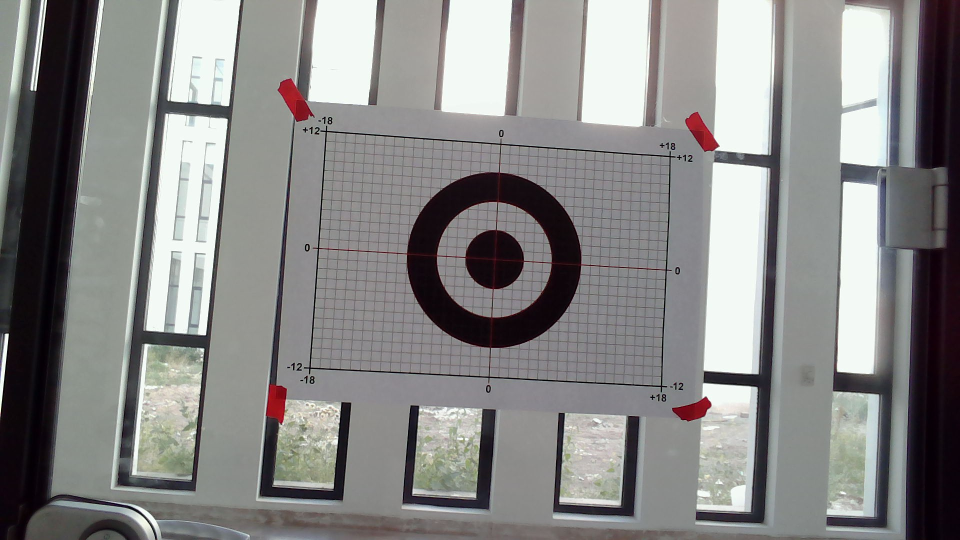
#> input picture src/dart_recognize/calibre.jpg, 1920 x 1080 px, given in place of the camera (shown at 1/2 size)
$ jupyter execute --allow-errors 02_predictions.ipynb   (text cells are left out)
#> lines starting #> are read from the running program, lines starting #| are printed output that depends on the picture
### src/dart_recognize/yolo_predictions.py
#!/usr/bin/env python
# coding: utf-8

import cv2
import numpy as np
import os
import yaml
from yaml.loader import SafeLoader

class YOLO_Pred():
    # [101 lines left out: functions __init__, predictions, generate_colors, not called in this run]

### src/dart_recognize/02_predictions.ipynb
[cell 1]
import importlib
import yolo_predictions
importlib.reload(yolo_predictions)
from yolo_predictions import YOLO_Pred

[cell 2]
import cv2
import os
from yolo_predictions import YOLO_Pred

[cell 3]
print(cv2.__version__)

#> (a cell that did not finish here is left out)


[cell 5]
''' # sadece labellıyor
import cv2

cap = cv2.VideoCapture('video.mp4')

# Crop faktörü - ne kadar zoom yapmak istediğinizi belirler
# 0.5 = %50 zoom (merkezi yarısını al)
# 0.3 = %70 zoom (merkezi %30'unu al)
crop_factor = 0.5

while True:
    ret, frame = cap.read()
    if ret == False:
        print('unable to read video')
        break

    # Frame boyutlarını al
    height, width = frame.shape[:2]

    # Merkezi crop koordinatlarını hesapla
    crop_width = int(width * crop_factor)
    crop_height = int(height * crop_factor)

    # Merkezi başlangıç noktalarını hesapla
    start_x = (width - crop_width) // 2
    start_y = (height - crop_height) // 2

    # Crop işlemi
    cropped_frame = frame[start_y:start_y + crop_height, start_x:start_x + crop_width]

    # İsteğe bağlı: Crop edilmiş frame'i orijinal boyuta resize et
    # Bu sayede görüntü büyütülmüş gibi görünür
    resized_frame = cv2.resize(cropped_frame, (width, height))

    # YOLO prediction - resize edilmiş frame'i kullan
    pred_image = yolo.predictions(resized_frame)

    # Sonucu göster
    cv2.imshow('YOLO', pred_image)

    # ESC tuşu ile çıkış
    if cv2.waitKey(1) & 0xFF == 27:  # ESC tuşu
        break

cap.release()
cv2.destroyAllWindows()
'''

[cell 6]
# video ile görüntü işleme
'''
import cv2
import numpy as np

def validate_dart_circle(image, x, y, r, min_contrast=30, min_inner_darkness=20):
    """
    Tespit edilen çemberin gerçek bir dart olup olmadığını kontrol eder
    """
    # Görüntü sınırlarını kontrol et
    h, w = image.shape[:2]
    if x-r < 0 or x+r >= w or y-r < 0 or y+r >= h:
        return False

    # Çember bölgesini al
    circle_region = image[y-r:y+r, x-r:x+r]

    if circle_region.size == 0:
        return False

    # Gri tona çevir
    if len(circle_region.shape) == 3:
        gray_region = cv2.cvtColor(circle_region, cv2.COLOR_BGR2GRAY)
    else:
        gray_region = circle_region

    # Merkez bölgesini kontrol et (dart merkezinin koyu olması gerekir)
    center_size = max(3, r // 4)
    center_region = gray_region[r-center_size:r+center_size, r-center_size:r+center_size]

    if center_region.size == 0:
        return False

    center_mean = np.mean(center_region)

    # Kenar bölgesini kontrol et
    mask = np.zeros(gray_region.shape, dtype=np.uint8)
    cv2.circle(mask, (r, r), r, 255, -1)
    cv2.circle(mask, (r, r), r//2, 0, -1)

    edge_pixels = gray_region[mask == 255]
    if len(edge_pixels) == 0:
        return False

    edge_mean = np.mean(edge_pixels)

    # Kontrast kontrolü
    contrast = abs(edge_mean - center_mean)

    # Dart kriterleri:
    # 1. Merkez koyu olmalı
    # 2. Kenar-merkez arasında yeterli kontrast olmalı
    # 3. Çember yeterince düzenli olmalı

    return contrast > min_contrast and center_mean < (edge_mean - min_inner_darkness)

def filter_dart_circles(image, circles, yolo_region=None):
    """
    YOLO bölgesi ve dart kriterleri ile çemberleri filtrele
    """
    if len(circles) == 0:
        return []

    validated_circles = []

    for circle in circles:
        x, y, r = circle

        # YOLO bölgesi kontrolü (varsa)
        if yolo_region is not None:
            yolo_x, yolo_y, yolo_w, yolo_h = yolo_region
            if not (yolo_x <= x <= yolo_x + yolo_w and yolo_y <= y <= yolo_y + yolo_h):
                continue

        # Dart kriterleri kontrolü
        if validate_dart_circle(image, x, y, r):
            validated_circles.append(circle)

    return validated_circles

def extract_yolo_dart_region(yolo_results, image_shape):
    """
    YOLO sonuçlarından dart bölgesini çıkar
    Bu fonksiyon YOLO implementation'ınıza göre güncellenmeli
    """
    # Bu kısım YOLO sonuçlarınızın formatına göre ayarlanmalı
    # Örnek: dart class'ı için bounding box koordinatları

    # Şimdilik placeholder - gerçek YOLO sonuçlarınıza göre güncelleyin
    return None

def detect_dart_circles_advanced(image, yolo_results=None, debug=False):
    """
    Gelişmiş dart tespiti - yanlış pozitif filtreleme ile
    """
    # YOLO'dan dart bölgesini çıkar
    yolo_region = extract_yolo_dart_region(yolo_results, image.shape)

    # Preprocessing
    gray = cv2.cvtColor(image, cv2.COLOR_BGR2GRAY)

    # Güçlü gürültü azaltma
    denoised = cv2.medianBlur(gray, 5)
    bilateral = cv2.bilateralFilter(denoised, 9, 75, 75)

    # Kontrast artırma
    clahe = cv2.createCLAHE(clipLimit=2.0, tileGridSize=(8,8))
    enhanced = clahe.apply(bilateral)

    # Gaussian blur
    blurred = cv2.GaussianBlur(enhanced, (5, 5), 0)

    if debug:
        cv2.imshow('Processed for Advanced Detection', blurred)

    # Dart boyutuna özel parametreler
    parameter_sets = [
        # Gerçek dart hedefi boyutları
        {"param1": 50, "param2": 25, "minRadius": 8, "maxRadius": 25, "minDist": 25},
        {"param1": 100, "param2": 40, "minRadius": 12, "maxRadius": 35, "minDist": 30},
        {"param1": 80, "param2": 30, "minRadius": 10, "maxRadius": 30, "minDist": 25},
    ]

    all_circles = []

    for params in parameter_sets:
        circles = cv2.HoughCircles(
            blurred,
            cv2.HOUGH_GRADIENT,
            dp=1,
            minDist=params["minDist"],
            param1=params["param1"],
            param2=params["param2"],
            minRadius=params["minRadius"],
            maxRadius=params["maxRadius"]
        )

        if circles is not None:
            circles = np.round(circles[0, :]).astype("int")
            all_circles.extend(circles)

    # Çakışan çemberleri temizle
    unique_circles = []
    for circle in all_circles:
        x, y, r = circle
        is_duplicate = False
        for existing in unique_circles:
            ex, ey, er = existing
            distance = np.sqrt((x - ex)**2 + (y - ey)**2)
            if distance < max(r, er) * 0.7:  # %70 overlap threshold
                is_duplicate = True
                break
        if not is_duplicate:
            unique_circles.append(circle)

    # Dart kriterleri ile filtrele
    validated_circles = filter_dart_circles(image, unique_circles, yolo_region)

    return validated_circles, blurred

# Ana kod
cap = cv2.VideoCapture('video.mp4')
crop_factor = 0.5

while True:
    ret, frame = cap.read()
    if ret == False:
        print('unable to read video')
        break

    # Frame boyutlarını al
    height, width = frame.shape[:2]

    # Merkezi crop koordinatlarını hesapla
    crop_width = int(width * crop_factor)
    crop_height = int(height * crop_factor)

    # Merkezi başlangıç noktalarını hesapla
    start_x = (width - crop_width) // 2
    start_y = (height - crop_height) // 2

    # Crop işlemi
    cropped_frame = frame[start_y:start_y + crop_height, start_x:start_x + crop_width]

    # İsteğe bağlı: Crop edilmiş frame'i orijinal boyuta resize et
    resized_frame = cv2.resize(cropped_frame, (width, height))

    # YOLO prediction - resize edilmiş frame'i kullan
    pred_image = yolo.predictions(resized_frame)

    # Gelişmiş dart tespiti
    circles, processed = detect_dart_circles_advanced(resized_frame, debug=True)

    # Sonuçları çiz
    result_image = pred_image.copy()

    if len(circles) > 0:
        print(f"Found {len(circles)} validated dart circles")
        for i, (x, y, r) in enumerate(circles):
            # Dart çemberini çiz - kalın yeşil
            cv2.circle(result_image, (x, y), r, (0, 255, 0), 3)

            # Merkez hedefi - kırmızı
            cv2.circle(result_image, (x, y), 3, (0, 0, 255), -1)

            # Çapraz işaret
            cv2.line(result_image, (x-15, y), (x+15, y), (0, 0, 255), 2)
            cv2.line(result_image, (x, y-15), (x, y+15), (0, 0, 255), 2)

            # Dart bilgisi
            cv2.putText(result_image, f"DART {i+1}", (x+r+5, y-5),
                       cv2.FONT_HERSHEY_SIMPLEX, 0.6, (0, 255, 0), 2)
            cv2.putText(result_image, f"({x},{y})", (x+r+5, y+15),
                       cv2.FONT_HERSHEY_SIMPLEX, 0.5, (0, 255, 0), 1)

            # Dart skorlama bölgesi (isteğe bağlı)
            # İç çember (bullseye)
            cv2.circle(result_image, (x, y), r//4, (255, 0, 0), 1)
            # Orta çember
            cv2.circle(result_image, (x, y), r//2, (255, 255, 0), 1)
    else:
        cv2.putText(result_image, "No valid darts detected", (10, 30),
                   cv2.FONT_HERSHEY_SIMPLEX, 0.7, (0, 0, 255), 2)

    # Tespit sayısını göster
    cv2.putText(result_image, f"Darts: {len(circles)}", (10, height-20),
               cv2.FONT_HERSHEY_SIMPLEX, 0.6, (255, 255, 255), 2)

    # Ana sonucu göster
    cv2.imshow('YOLO + Validated Dart Detection', result_image)

    # ESC tuşu ile çıkış
    if cv2.waitKey(1) & 0xFF == 27:  # ESC tuşu
        break

cap.release()
cv2.destroyAllWindows()
'''

[cell 7]
import cv2
import numpy as np
import matplotlib.pyplot as plt

def show_image(img, title='Image'):
    if len(img.shape) == 3:
        img_rgb = cv2.cvtColor(img, cv2.COLOR_BGR2RGB)
    else:
        img_rgb = img
    plt.figure(figsize=(10, 6))
    plt.imshow(img_rgb, cmap='gray')
    plt.title(title)
    plt.axis('off')
    plt.show()

def validate_dart_circle(image, x, y, r, min_contrast=30, min_inner_darkness=20):
    h, w = image.shape[:2]
    if x-r < 0 or x+r >= w or y-r < 0 or y+r >= h:
        return False

    circle_region = image[y-r:y+r, x-r:x+r]
    if circle_region.size == 0:
        return False

    if len(circle_region.shape) == 3:
        gray_region = cv2.cvtColor(circle_region, cv2.COLOR_BGR2GRAY)
    else:
        gray_region = circle_region

    center_size = max(3, r // 4)
    center_region = gray_region[r-center_size:r+center_size, r-center_size:r+center_size]
    if center_region.size == 0:
        return False

    center_mean = np.mean(center_region)

    mask = np.zeros(gray_region.shape, dtype=np.uint8)
    cv2.circle(mask, (r, r), r, 255, -1)
    cv2.circle(mask, (r, r), r//2, 0, -1)

    edge_pixels = gray_region[mask == 255]
    if len(edge_pixels) == 0:
        return False

    edge_mean = np.mean(edge_pixels)
    contrast = abs(edge_mean - center_mean)

    return contrast > min_contrast and center_mean < (edge_mean - min_inner_darkness)

def filter_dart_circles(image, circles, yolo_region=None):
    if len(circles) == 0:
        return []

    validated_circles = []
    for circle in circles:
        x, y, r = circle
        if yolo_region is not None:
            yolo_x, yolo_y, yolo_w, yolo_h = yolo_region
            if not (yolo_x <= x <= yolo_x + yolo_w and yolo_y <= y <= yolo_y + yolo_h):
                continue
        if validate_dart_circle(image, x, y, r):
            validated_circles.append(circle)
    return validated_circles

def extract_yolo_dart_region(yolo_results, image_shape):
    return None  # Şimdilik devre dışı

def detect_dart_circles_advanced(image, yolo_results=None, debug=False):
    yolo_region = extract_yolo_dart_region(yolo_results, image.shape)

    gray = cv2.cvtColor(image, cv2.COLOR_BGR2GRAY)
    denoised = cv2.medianBlur(gray, 5)
    bilateral = cv2.bilateralFilter(denoised, 9, 75, 75)

    clahe = cv2.createCLAHE(clipLimit=2.0, tileGridSize=(8, 8))
    enhanced = clahe.apply(bilateral)
    blurred = cv2.GaussianBlur(enhanced, (5, 5), 0)

    parameter_sets = [
        {"param1": 50, "param2": 25, "minRadius": 8, "maxRadius": 25, "minDist": 25},
        {"param1": 100, "param2": 40, "minRadius": 12, "maxRadius": 35, "minDist": 30},
        {"param1": 80, "param2": 30, "minRadius": 10, "maxRadius": 30, "minDist": 25},
    ]

    all_circles = []
    for params in parameter_sets:
        circles = cv2.HoughCircles(
            blurred, cv2.HOUGH_GRADIENT, dp=1, minDist=params["minDist"],
            param1=params["param1"], param2=params["param2"],
            minRadius=params["minRadius"], maxRadius=params["maxRadius"]
        )
        if circles is not None:
            circles = np.round(circles[0, :]).astype("int")
            all_circles.extend(circles)

    unique_circles = []
    for circle in all_circles:
        x, y, r = circle
        is_duplicate = False
        for existing in unique_circles:
            ex, ey, er = existing
            distance = np.sqrt((x - ex)**2 + (y - ey)**2)
            if distance < max(r, er) * 0.7:
                is_duplicate = True
                break
        if not is_duplicate:
            unique_circles.append(circle)

    validated_circles = filter_dart_circles(image, unique_circles, yolo_region)
    return validated_circles, blurred

# --- ANA AKIŞ (Webcam + Jupyter uyumlu) ---
cap = cv2.VideoCapture(0)
if not cap.isOpened():
    print("Kamera açılamadı. Bağlantıyı ve izinleri kontrol et.")
else:
    frame_count = 0
    max_frames = 10  # kaç kare göstermek istersen

    while frame_count < max_frames:
        ret, frame = cap.read()
#> frame is the input picture: shape (1080, 1920, 3); mean B, G, R 134.7, 135.6, 135.9
        if not ret:
            print("Kameradan görüntü alınamadı.")
            break

        height, width = frame.shape[:2]
#> height = 1080; width = 1920

        # istersen burda crop veya resize yapabilirsin, şu an orjinal çözünürlükte
        resized_frame = frame

        # yolo_predictions = yolo.predictions(resized_frame)  # Eğer YOLO varsa aç
        yolo_predictions = None

        circles, _ = detect_dart_circles_advanced(resized_frame, yolo_predictions)
#> in detect_dart_circles_advanced, `enhanced = clahe.apply(bilateral)`:
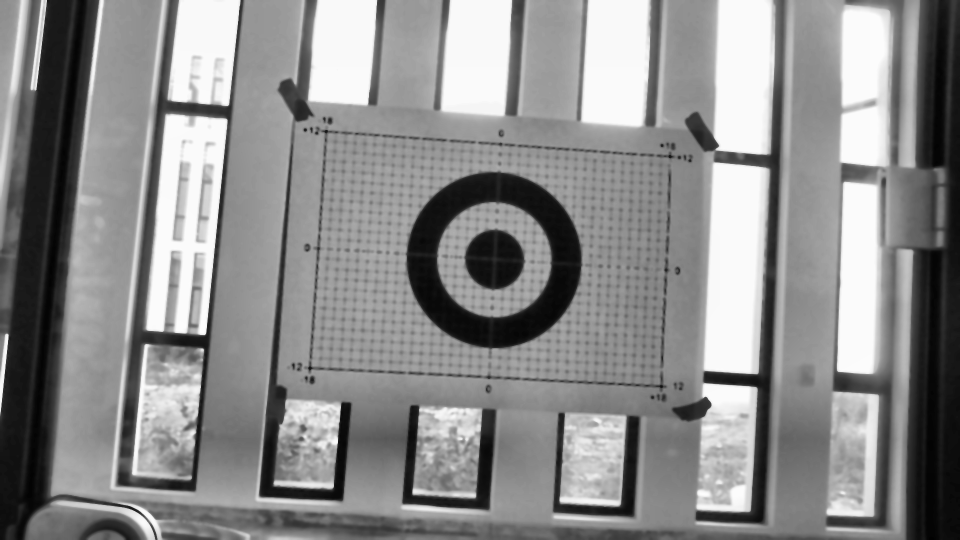
#> enhanced: shape (1080, 1920) (shown at 1/2 size); min 1, max 253, mean 139.3
#> after the loop in detect_dart_circles_advanced, `for params in parameter_sets:`: all_circles = []
#> circles = []

        result_image = resized_frame.copy()
        for i, (x, y, r) in enumerate(circles):
            cv2.circle(result_image, (x, y), r, (0, 255, 0), 2)
            cv2.putText(result_image, f"DART {i+1}", (x + r + 5, y - 5),
                        cv2.FONT_HERSHEY_SIMPLEX, 0.5, (0, 255, 0), 1)
#> this loop made 0 passes

        show_image(result_image, f"Frame {frame_count+1} - {len(circles)} Dart")

        frame_count += 1

    cap.release()
